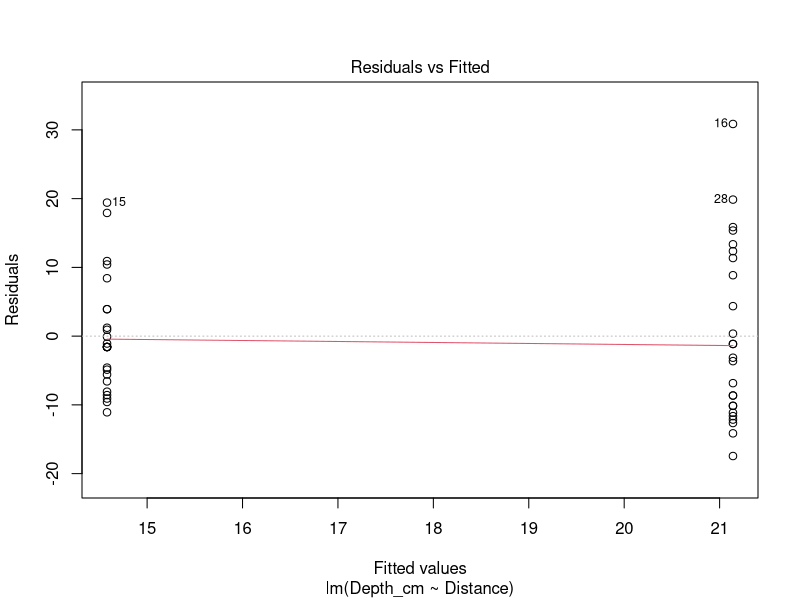
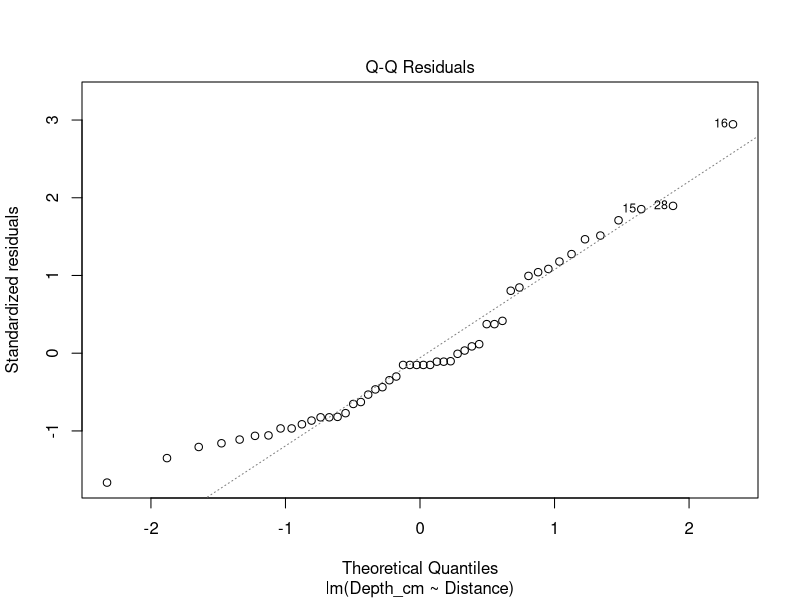
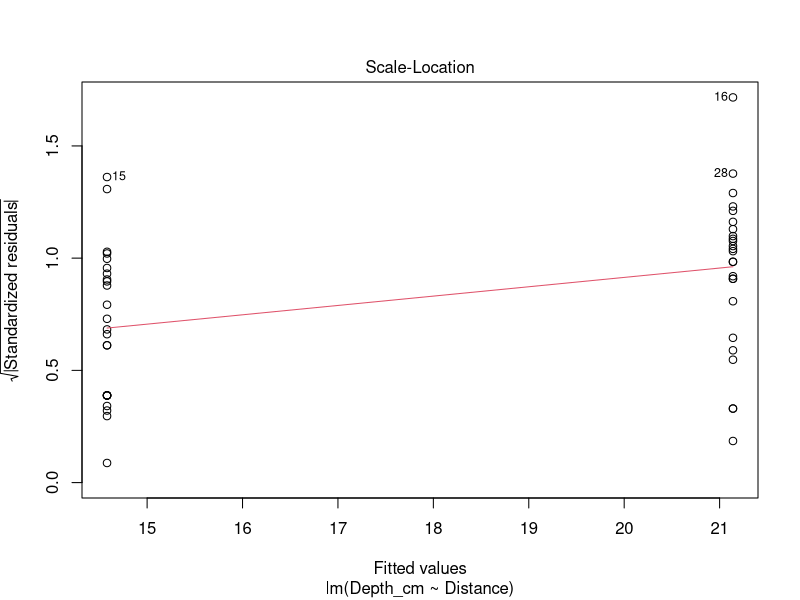
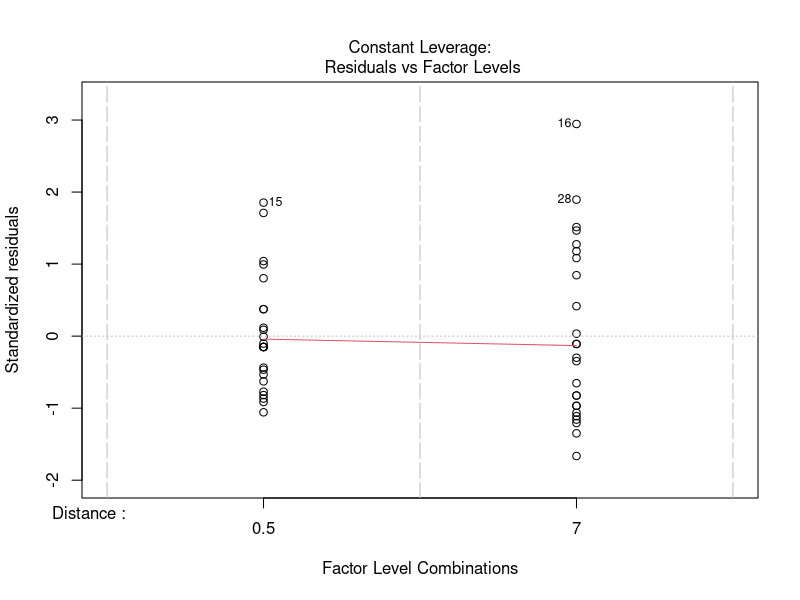
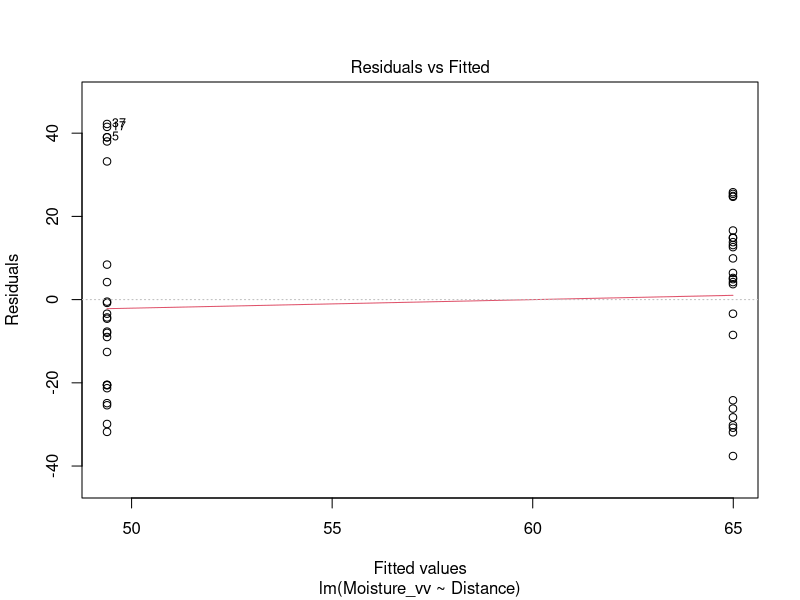
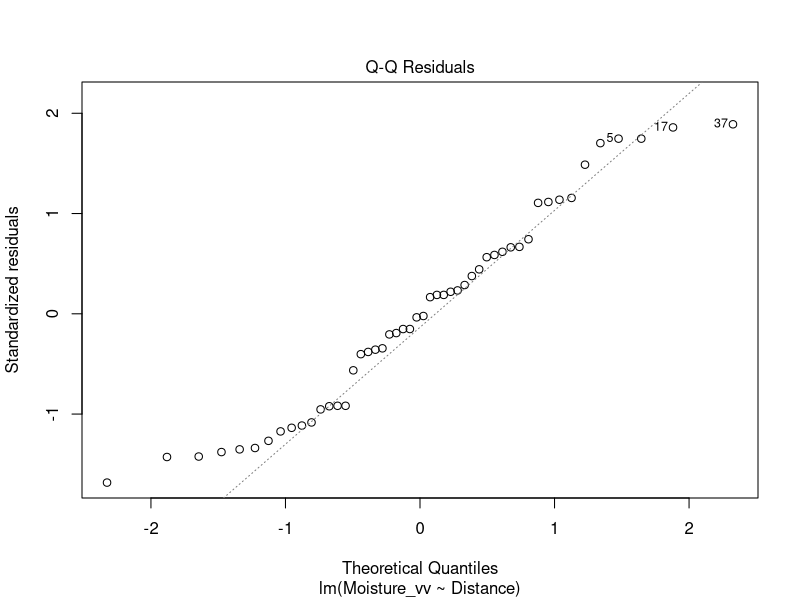
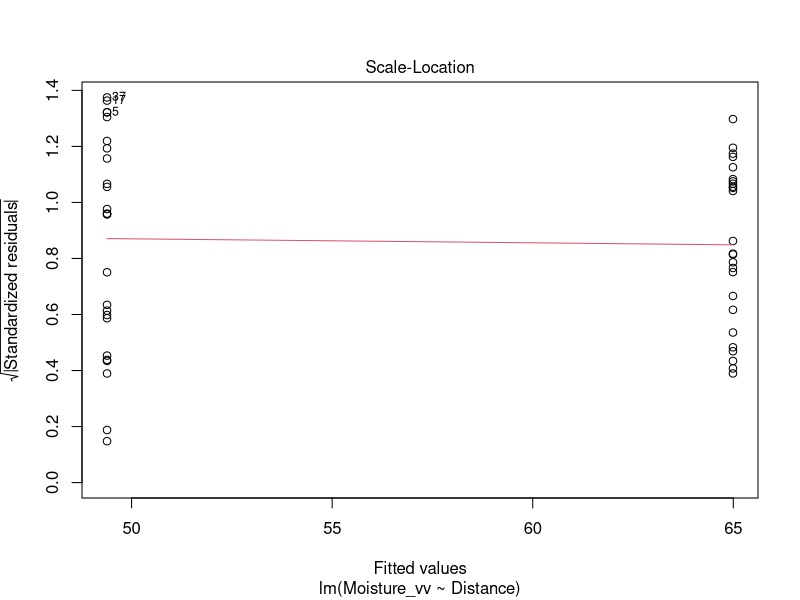
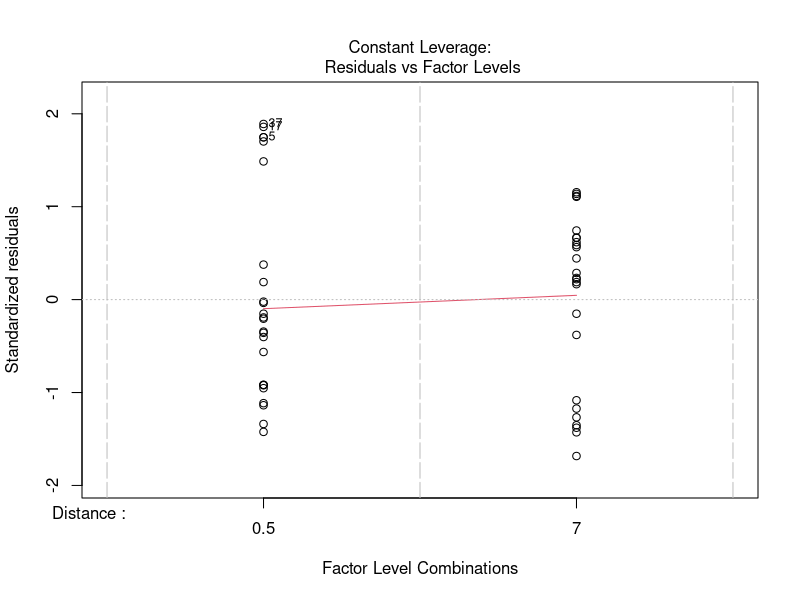

Write R code to recreate these figures, in order. (Note: this script raises an error after producing the figures.)
# Date: 07/09/2025 (last update: 08/09/2025) 
# Author: Mako Shibata (s2471259@ed.ac.uk)
# Objective: Data cleaning, ANOVA analysis, Visualisation of 1. Soil O horizon depth 2. Soil moisture (% v/v)
# across different distance from tree trunk. **ALL SPECIES**

# Mostly upland healthland habitat is what I would describe as the habitat far from the tree.

# Libraries ----
library(tidyr) #formatting
library(dplyr) #manipulation 
library(ggplot2) #visualisation
library(readr) #manipulation

# Defining functions --------
theme.LPI <- function(){
  theme_bw()+
    theme(axis.text.x=element_text(size=12, angle=0, vjust=1, hjust=1), 
          axis.text.y=element_text(size=12), 
          axis.title.x=element_text(size=14, face="plain"), 
          axis.title.y=element_text(size=14, face="plain"), 
          panel.grid.major.x=element_blank(), 
          panel.grid.minor.x=element_blank(), 
          panel.grid.minor.y=element_blank(), 
          panel.grid.major.y=element_blank(), 
          plot.margin=unit(c(0.5, 0.5, 0.5, 0.5), units= , "cm"), 
          plot.title = element_text(size=20, vjust=1, hjust=0.5), 
          legend.text = element_text(size=12, face="italic"), 
          legend.title = element_blank(), 
          legend.position=c(0.9,0.9))
}
theme.clean <- function(){
  theme_bw()+
    theme(axis.text.x = element_text(size = 12, angle = 0, vjust = 1, hjust = 1),
          axis.text.y = element_text(size = 12),
          axis.title.x = element_text(size = 14, face = "plain"),             
          axis.title.y = element_text(size = 14, face = "plain"),             
          panel.grid.major.x = element_blank(),                                          
          panel.grid.minor.x = element_blank(),
          panel.grid.minor.y = element_blank(),
          panel.grid.major.y = element_blank(),  
          plot.margin = unit(c(0.5, 0.5, 0.5, 0.5), units = , "cm"),
          plot.title = element_text(size = 20, vjust = 1, hjust = 0.5),
          legend.text = element_text(size = 12, face = "italic"),          
          legend.position = "right")
}

# Set the WD ----
setwd("/Users/Owner/Library/CloudStorage/OneDrive-UniversityofEdinburgh/#00_EM/Project_Soil Microclimate")

# Import and Clean data ----
soil <- read.csv("RAW_ALL_soil_microclimate.csv")
View(soil)
summary(soil)
colnames(soil) 



soil <- soil %>%
  mutate(Tree.species = if_else(
    Tree.species == "other", 
    Other..specify....Tree.species, 
    Tree.species)) %>%
  select(-Other..specify....Tree.species)

soil <- soil %>% 
  mutate(Ground.Cover.Types = if_else(
    Ground.Cover.Types == "other", 
    Mixed.Other..specify....Ground.Cover.Types, 
    Ground.Cover.Types
  )) %>%
  select(-Mixed.Other..specify....Ground.Cover.Types)

soil0.5 <- soil %>% 
  select(Date = Date...Time, 
         TreeID = Tree.Plot.ID.., 
         Species = Tree.species, 
         DBH_cm = DBH..cm., 
         Cardinal = Cardinal.Direction, 
         Depth_cm = Soil.organic.layer.depth..cm., 
         Moisture_vv = Soil.moisture....V.V., 
         Distance = Distance.from.tree.trunk..m., 
         Notes = Notes...Comments, 
         x = x, 
         y = y
         )

View(soil0.5)

soil7.0 <- soil %>% 
  select(Date = Date...Time, 
         TreeID = Tree.Plot.ID.., 
         Species = Tree.species, 
         DBH_cm = DBH..cm., 
         Cardinal = Cardinal.Direction, 
         Depth_cm = Soil.organic.layer.depth..cm..1, 
         Moisture_vv = Soil.moisture....V.V..1, 
         Distance = Distance.from.tree.trunk..m..1, 
         Notes = Notes...Comments, 
         x = x, 
         y = y
  )

View(soil7.0)

soil_all <- bind_rows(soil0.5, soil7.0) %>%
  arrange(TreeID, Distance) %>%
  mutate(running_order = row_number())

View(soil_all)
summary(soil_all)
soil_all$Distance <- as.factor(soil_all$Distance)
summary(soil_all)
soil_all <- na.omit(soil_all)
write.csv(soil_all, "soil_all.csv")

# Linear model and ANOVA Depth vs. Distance----
depth_lm = lm(Depth_cm ~ Distance, data = soil_all)
depth_anov = aov(depth_lm, data = soil_all)
summary(depth_anov)

str(soil_all)
is.factor(soil_all$Distance)
levels(soil_all$Distance)

tapply(soil_all$Depth_cm, soil_all$Distance, mean, na.rm=TRUE)

plot(depth_lm) 
# Residuals vs. fitted: linearity met. 
# Q-Q plot generally follows the same line, residuals normally distributed. 
# Residuals variances are equal. 
# No significant outliers outside the Cook's distance. 

# Linear model and ANOVA Moisture vs. Distance ----
soil_all$Distance <- factor(soil_all$Distance)
moisture_lm <- lm(Moisture_vv ~ Distance, data = soil_all)
moisture_anov <- aov(moisture_lm)
summary(moisture_anov)
tapply(soil_all$Moisture_vv, soil_all$Distance, mean, na.rm=TRUE)

plot(moisture_lm)
# Linearity met.
# Q-Q plot generally follows the same line. 
# Residual variances are generally equal.
# No significant outliers outside the Cook's distance. 

# Barplot Visualisation ----
install.packages("ggpubr")
library(ggpubr)
library(ggplot2)

#### Depth 
p1 <- ggbarplot(
  soil_all, x = "Distance", y = "Depth_cm", 
  add = c("mean_se", "jitter"),
  fill = "#BF504D", 
  xlab = "Distance from tree trunk (m)",
  ylab = "O layer depth (cm) "
  
) + geom_text(
  aes(x = Distance, y = max(soil_all$Depth_cm) + 1, label = "n = 25"),
  position = position_nudge(x = -0.1, y = -5),
  inherit.aes = FALSE,
  size = 4
)

#### calculating the standard error of depth. 
sd_depth_all_0.5 = sd(soil_all$Depth_cm[soil_all$Distance == 0.5])
se_depth_all_0.5 <- sd_depth_all_0.5/sqrt(25)
print(se_depth_all_0.5)
# 1.632391 cm for 0.5 m 

sd_depth_all_7.0 = sd(soil_all$Depth_cm[soil_all$Distance == 7.0])
se_depth_all_7.0 <- sd_depth_all_7.0/sqrt(25)
print(se_depth_all_7.0)
# 2.546383 cm for 7.0 m

# Soil moisture
p2 <- ggbarplot(
  soil_all, x = "Distance", y = "Moisture_vv", 
  add = c("mean_se", "jitter"),
  fill = "skyblue", 
  xlab = "Distance from tree trunk (m)",
  ylab = "Soil moisture (% v/v) "
  
) + geom_text(
  aes(x = Distance, y = max(soil_all$Depth_cm) + 1, label = "n = 25"),
  position = position_nudge(x = 0, y = 45),
  inherit.aes = FALSE,
  size = 4
)


# calculating standard errors for soil moisture.
sd_moisture_all_0.5 = sd(soil_all$Moisture_vv[soil_all$Distance == 0.5])
se_moisture_all_0.5 <- sd_moisture_all_0.5/sqrt(25)
print(se_moisture_all_0.5)
# 4.913187 %  for 0.5 m 

sd_moisture_all_7.0 = sd(soil_all$Moisture_vv[soil_all$Distance == 7.0])
se_moisture_all_7.0 <- sd_moisture_all_7.0/sqrt(25)
print(se_moisture_all_7.0)
# 4.173028 % for 7.0 m

combined_plot <- ggarrange(
  p1, p2,
  labels = c("a)", "b)"),
  ncol = 2, nrow = 1,
  common.legend = FALSE
)

combined_plot 
# Boxplot visualisation Depth vs Distance ----
(Depth_distance_all.p <- ggplot(soil_all, aes(x = Distance, y = Depth_cm)) + 
    geom_boxplot(fill = "#CD3323", alpha = 0.8, colour = "#8B2323") + 
    theme.LPI() + 
    theme(axis.text = element_text(size = 12, angle = 0)) + 
    labs(x= "Distance from tree trunk (m)", y = "O layer depth (cm) "))


# barplot visualisation Soil moisture vs Distance 
(Moisture_distance_all <- ggplot(soil_all, aes(x = Distance, y = Moisture_vv)) + 
    geom_boxplot(fill = "lightskyblue", alpha = 0.8, colour = "royalblue") + 
    theme.LPI() + 
    theme(axis.text = element_text(size = 12, angle =0)) + 
    labs(x = "Distance from tree trunk (m)", y = "Soil moisture (%, v/v)"))


# Scatterplot Soil moisture vs. Depth ----
color_species <- soil_all$Species
(moisture_depth <- ggplot(soil_all, aes(x = Moisture_vv, y = Depth_cm, color= color_species)) + 
    geom_point(mapping = aes(x = Moisture_vv, y = Depth_cm)) + 
    geom_smooth(method=lm, color="black", fill = "gray", se=TRUE) +
    theme.LPI() + 
    theme(axis.text = element_text(size = 12, angle = 0, color = 'black'),
          axis.text.x = element_text(hjust = 0.5), color = 'black', 
          legend.position = "right") + 
    labs(x = "Soil moisture (% v/v)", y = "Organic layer depth (cm)")) 

# No significant relation between soil moisture and organic layer depth. 
# Species specific. Linear regression. 
depth_moist <- lm(Depth_cm ~ Moisture_vv, data = soil_all)
print(depth_moist)
plot(depth_moist)
# linearity is not met..? 
# residuals are not normally distributed. 
# variances of residuals are not equal. (arguable)
# No significant outliers. 
# => Pearson's correlation coefficient 

cor.test(soil_all$Depth_cm, soil_all$Moisture_vv, method = "pearman")
# Spearman correlation test: 
# p-value = 0.1173, rho = 0.2243633 
# Not significant relation between depth and soil moisture. 

# Histogram for Soil Depth (cm) to check for normality ----
(hist(soil_all$Depth_cm,
     main = "Histogram of Soil Depth",
     xlab = "Soil Depth (cm)",
     ylab = "Frequency",
     col = "#CD3323",
     border = "#8B2323",
     breaks = 15))  # number of bins

# Histogram for Soil moisture (% v/v) to check for normality -
(hist(soil_all$Moisture_vv, 
  main = "Histogram of Soil moisture", 
  xlab = "Soil moisture (% v/v)", 
  ylab = "Frequency", 
  col = "skyblue",
  border="royalblue",
  breaks=10))

(ggplot(soil_all, aes(x = Depth_cm, fill = Distance)) +
  geom_histogram(binwidth = 2, alpha = 0.5, position = "identity") +
  xlab("Soil Depth (cm)") +
  ylab("Frequency") +
  ggtitle("Histogram of Soil Depth by Distance") +
  theme.LPI())

# Frequency at both distances seem to maximise around 10-20 cm. 

(ggplot(soil_all, aes(x = Moisture_vv, fill = Distance)) +
    geom_histogram(binwidth = 5, alpha = 0.5, position = "identity") +
    xlab("Soil moisture (% v/v)") +
    ylab("Frequency") +
    ggtitle("Histogram of soil moisture by distance") +
    theme.LPI())

# Frequency at 0.5 m seems to peak around 30-40% but frequency of 7.0 seems to peak around 75-80%.



# Only Birch (Betula) nwe data frame -----
soil_birch <- soil_all[soil_all$Species %in% c("Downy Birch (Betula pubescens)", "Silver Birch (Betula pendula)"), ]
# Only Silver birch (Betula pendula)
soil_silverbirch <- soil_all[soil_all$Species == "Silver Birch (Betula pendula)", ]

write.csv(soil_birch, "soil_birch.csv")


# DBH (cm) distribution ----
hist(soil_all$DBH_cm, 
     breaks = 15)

# What if I only look into DBH > 5.0 cm.

unique(soil_all$Species)
length(soil_all$Species[soil_all$Species == "Alder"]) #4
length(soil_all$Species[soil_all$Species == "Silver Birch (Betula pendula)" ]) #11
length(soil_all$Species[soil_all$Species == "Downy Birch (Betula pubescens)"]) #5
length(soil_all$Species[soil_all$Species == "Rowan (Sorbus aucuparia)"]) #3
length(soil_all$Species[soil_all$Species == "English Oak (Quercus robur)"]) #1
length(soil_all$Species[soil_all$Species == "Scots pine (Pinus sylvestris)"]) #1

# Species -- English Oak to Silver Birch (Betula pendula)
# Changed upon photo insepction. Mis-note taking. 


